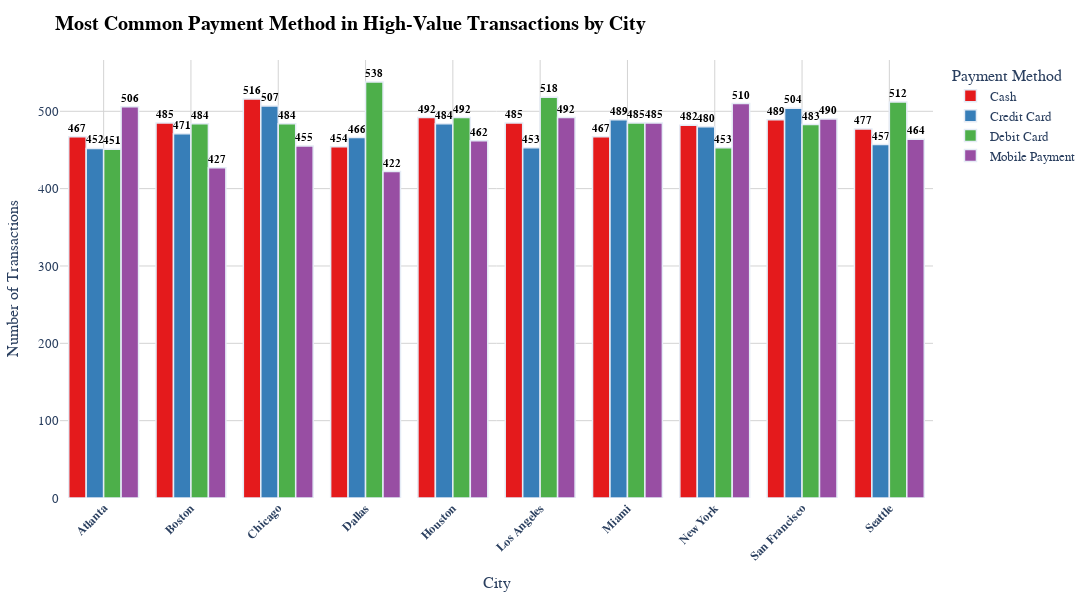

The cell this chart's notebook holds for it:
### Code cell
fig = px.bar(
    payment_method_counts,
    x='City',
    y='Count',
    color='Payment_Method',  # Group bars by payment method
    barmode='group',  # Side-by-side bars
    title='<b>Most Common Payment Method in High-Value Transactions by City</b>',
    labels={'Count': 'Number of Transactions', 'City': 'City'},
    color_discrete_sequence=px.colors.qualitative.Set1,  # Professional color palette
    text='Count'  # Display the count of transactions on top of the bars
)

# Update layout to improve readability and presentation
fig.update_layout(
    title_font=dict(size=20, family='Arial', color='black'),
    font=dict(size=13, family='Arial'),
    height=600,
    width=1300,
    plot_bgcolor='white',
    margin=dict(t=60, b=100, l=50, r=50),  # Adjusted margins for better spacing
    showlegend=True,
    legend=dict(
        title='Payment Method',
    
    ),
    xaxis=dict(
        title='City',
        tickangle=-45,  # Rotate x-axis labels for readability
        tickfont=dict(size=12, family='Arial', weight='bold'),
        showgrid=True,
        gridcolor='lightgray',
    ),
    yaxis=dict(
        title='Number of Transactions',
        showgrid=True,
        gridcolor='lightgray',
    )
)

# Enhance text visibility and bar appearance
fig.update_traces(
    texttemplate='%{text}',  # Show the actual transaction count
    textposition='outside',  # Place text outside bars for visibility
    marker_line_width=1.5,  # Add borders around the bars for definition
    textfont=dict(size=11, color='black', family='Arial', weight='bold')
)

# Show the plot
fig.show()

### Figure 1 — Plotly figure (JSON) as saved in the notebook; plotly's stock layout.template omitted (floating-point values rounded to 4 significant figures)
{"data": [{"alignmentgroup": "True", "hovertemplate": "Payment_Method=Cash<br>City=%{x}<br>Number of Transactions=%{text}<extra></extra>", "legendgroup": "Cash", "marker": {"color": "rgb(228,26,28)", "line": {"width": 1.5}, "pattern": {"shape": ""}}, "name": "Cash", "offsetgroup": "Cash", "orientation": "v", "showlegend": true, "text": [467, 485, 516, 454, 492, 485, 467, 482, 489, 477], "textfont": {"color": "black", "family": "Arial", "size": 11, "weight": "bold"}, "textposition": "outside", "texttemplate": "%{text}", "type": "bar", "x": ["Atlanta", "Boston", "Chicago", "Dallas", "Houston", "Los Angeles", "Miami", "New York", "San Francisco", "Seattle"], "xaxis": "x", "y": [467, 485, 516, 454, 492, 485, 467, 482, 489, 477], "yaxis": "y"}, {"alignmentgroup": "True", "hovertemplate": "Payment_Method=Credit Card<br>City=%{x}<br>Number of Transactions=%{text}<extra></extra>", "legendgroup": "Credit Card", "marker": {"color": "rgb(55,126,184)", "line": {"width": 1.5}, "pattern": {"shape": ""}}, "name": "Credit Card", "offsetgroup": "Credit Card", "orientation": "v", "showlegend": true, "text": [452, 471, 507, 466, 484, 453, 489, 480, 504, 457], "textfont": {"color": "black", "family": "Arial", "size": 11, "weight": "bold"}, "textposition": "outside", "texttemplate": "%{text}", "type": "bar", "x": ["Atlanta", "Boston", "Chicago", "Dallas", "Houston", "Los Angeles", "Miami", "New York", "San Francisco", "Seattle"], "xaxis": "x", "y": [452, 471, 507, 466, 484, 453, 489, 480, 504, 457], "yaxis": "y"}, {"alignmentgroup": "True", "hovertemplate": "Payment_Method=Debit Card<br>City=%{x}<br>Number of Transactions=%{text}<extra></extra>", "legendgroup": "Debit Card", "marker": {"color": "rgb(77,175,74)", "line": {"width": 1.5}, "pattern": {"shape": ""}}, "name": "Debit Card", "offsetgroup": "Debit Card", "orientation": "v", "showlegend": true, "text": [451, 484, 484, 538, 492, 518, 485, 453, 483, 512], "textfont": {"color": "black", "family": "Arial", "size": 11, "weight": "bold"}, "textposition": "outside", "texttemplate": "%{text}", "type": "bar", "x": ["Atlanta", "Boston", "Chicago", "Dallas", "Houston", "Los Angeles", "Miami", "New York", "San Francisco", "Seattle"], "xaxis": "x", "y": [451, 484, 484, 538, 492, 518, 485, 453, 483, 512], "yaxis": "y"}, {"alignmentgroup": "True", "hovertemplate": "Payment_Method=Mobile Payment<br>City=%{x}<br>Number of Transactions=%{text}<extra></extra>", "legendgroup": "Mobile Payment", "marker": {"color": "rgb(152,78,163)", "line": {"width": 1.5}, "pattern": {"shape": ""}}, "name": "Mobile Payment", "offsetgroup": "Mobile Payment", "orientation": "v", "showlegend": true, "text": [506, 427, 455, 422, 462, 492, 485, 510, 490, 464], "textfont": {"color": "black", "family": "Arial", "size": 11, "weight": "bold"}, "textposition": "outside", "texttemplate": "%{text}", "type": "bar", "x": ["Atlanta", "Boston", "Chicago", "Dallas", "Houston", "Los Angeles", "Miami", "New York", "San Francisco", "Seattle"], "xaxis": "x", "y": [506, 427, 455, 422, 462, 492, 485, 510, 490, 464], "yaxis": "y"}], "layout": {"barmode": "group", "font": {"family": "Arial", "size": 13}, "height": 600, "legend": {"title": {"text": "Payment Method"}, "tracegroupgap": 0}, "margin": {"b": 100, "l": 50, "r": 50, "t": 60}, "plot_bgcolor": "white", "showlegend": true, "title": {"font": {"color": "black", "family": "Arial", "size": 20}, "text": "<b>Most Common Payment Method in High-Value Transactions by City</b>"}, "width": 1300, "xaxis": {"anchor": "y", "domain": [0, 1], "gridcolor": "lightgray", "showgrid": true, "tickangle": -45, "tickfont": {"family": "Arial", "size": 12, "weight": "bold"}, "title": {"text": "City"}}, "yaxis": {"anchor": "x", "domain": [0, 1], "gridcolor": "lightgray", "showgrid": true, "title": {"text": "Number of Transactions"}}}}
